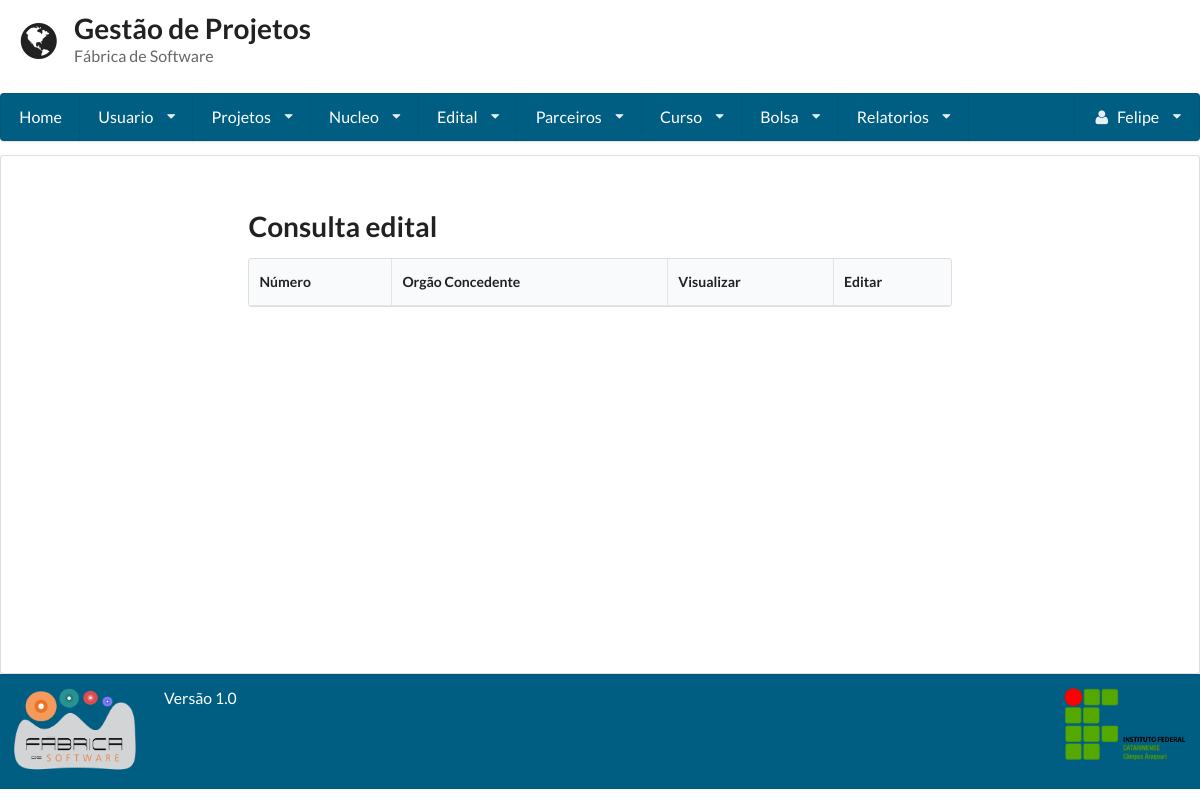
The app's page /consulta_edital/ (signed in), older data.
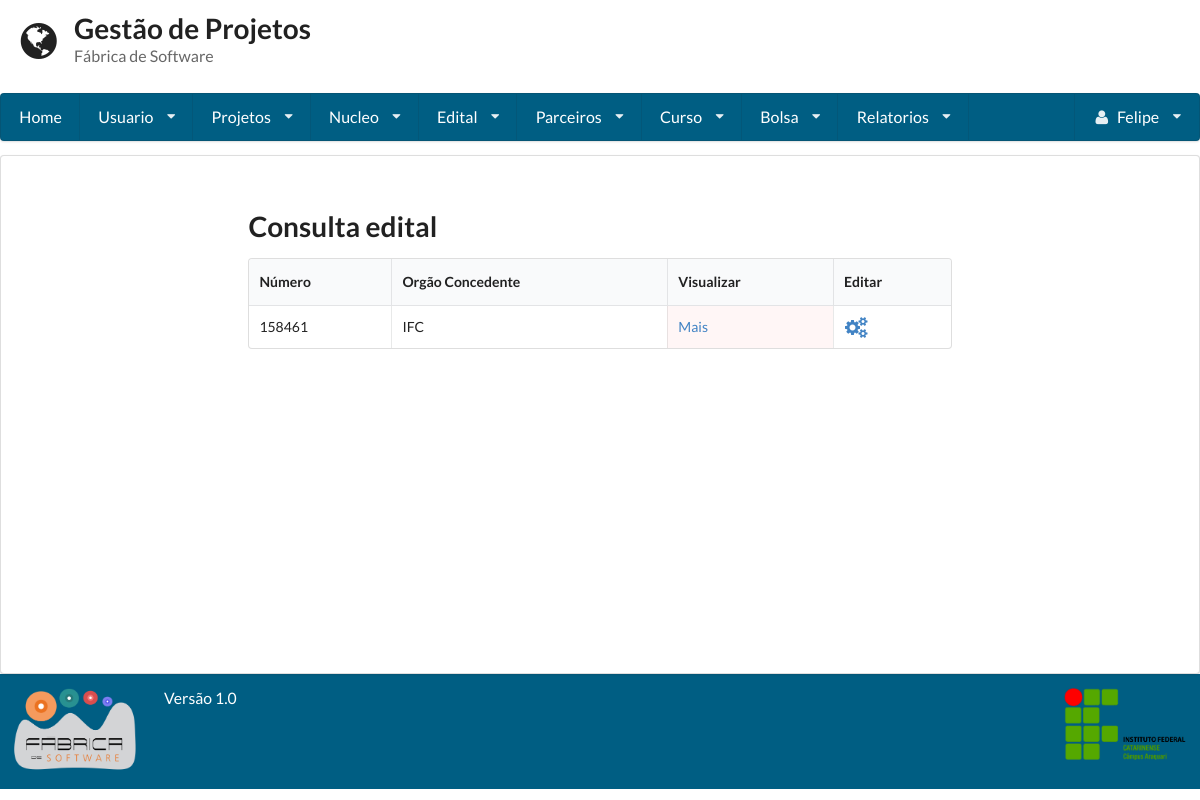
The same page, newer data.
### gestaoapp/models/edital.py (models this page shows, shortened)
class Edital(models.Model):
    numero = models.IntegerField(unique=True)
    orgao_concedente = models.CharField(max_length=255)
    dt_inicio = models.DateField()
    dt_termino = models.DateField()
    url_edital = models.URLField(max_length=200, null=True, blank=True)
    verba = models.FloatField(null=True, blank=True)
    qtd_bolsa = models.IntegerField(null=True, blank=True)
    pdf_edital = models.FileField(null=True, blank=True)
    data_hora_cadastro = models.DateTimeField(auto_now=True)
    responsavel_cadastro = models.ForeignKey(User)

### gestaoapp/views/edital.py (the view, shortened to what this page needs)
# urls.py: url(r'^consulta_edital/', ConsultaEdital.as_view()),
class ConsultaEdital(LoginRequiredMixin, View):
    template = 'edital/consulta.html'
    def get(self, request):
        form = Busca()
        edital = Edital.objects.all()
        return render(request, self.template, {'editals': edital, "form": form})

### gestaoapp/templates/edital/consulta.html (shortened to what this page needs)
{% extends 'base.html'%}
{% block conteudo%}
<form method='POST' action='/consulta_edital/' class="ui form">
 	<h1 class=" ui header">Consulta edital</h1>
</form>
<table class="ui celled table">
	<thead>
		<tr>
			<th>Número</th>
			<th>Orgão Concedente</th>
			{% if user.is_superuser %}
				<th>Visualizar</th>
				<th>Editar</th>
			{% endif %}
		</tr>
	</thead>
	<tbody>
	{% for edital in editals %}
		<tr>
			<td>{{edital.numero}}</td>
			<td>{{edital.orgao_concedente}}</td>
			{% if user.is_superuser %}
				<td class="negative"><a href="../visualizar_edital/{{edital.id}}">Mais</a></td>
				<td><a href="../editar_edital/{{edital.id}}"><i class="settings large icon"></a></td>
			{% endif %}
		</tr>
	{% endfor %}
	</tbody>
</table>
{%endblock%}

Row changes from the older to the newer data that the page shows:
added Edital: numero "158461", orgao_concedente "IFC"
